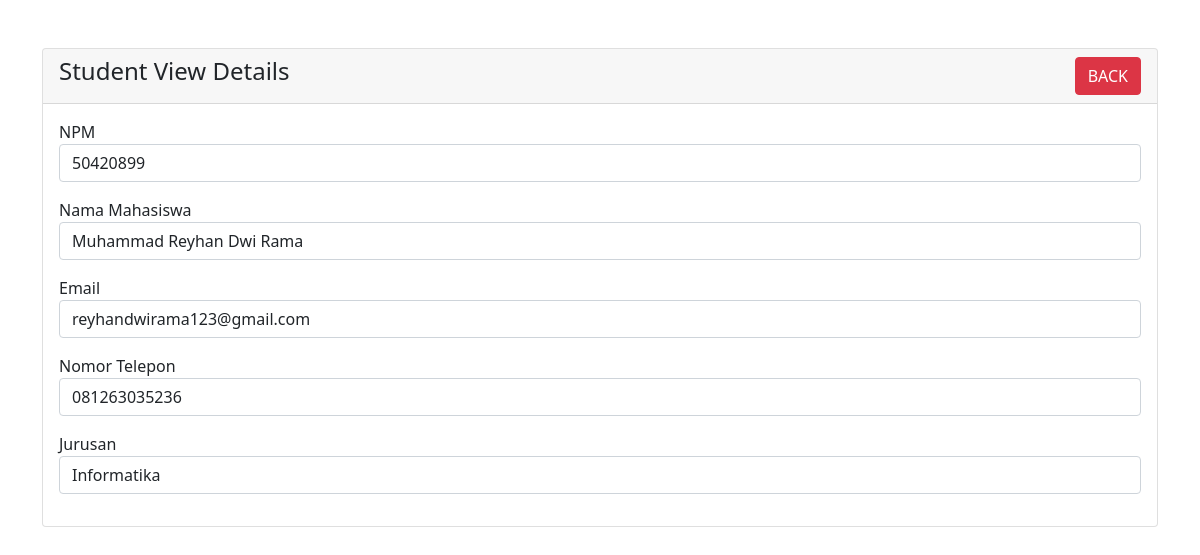
/PWEB_CRUD/student_view.php?npm=50420899, run on the app's committed database.
### tables this page shows
CREATE TABLE `mahasiswa` (
  `npm` int(11) NOT NULL,
  `nama` varchar(30) NOT NULL,
  `email` varchar(30) NOT NULL,
  `notelp` varchar(13) NOT NULL,
  `jurusan` varchar(50) NOT NULL
);

### PWEB_CRUD/student_view.php (the view, shortened to what this page needs)
<?php
require 'dbcon.php';
?>
<!doctype html>
<html lang="en">
  <head>
    <link href="https://cdn.jsdelivr.net/npm/bootstrap@5.1.3/dist/css/bootstrap.min.css" rel="stylesheet">
</head>
<body>
    <div class="container mt-5">
        <div class="row">
            <div class="col-md-12">
                <div class="card">
                    <div class="card-header">
                        <h4>Student View Details
                            <a href="index.php" class="btn btn-danger float-end">BACK</a>
                        </h4>
                    </div>
                    <div class="card-body">
                        <?php
                        if(isset($_GET['npm']))
                        {
                            $mhs_npm = mysqli_real_escape_string($con, $_GET['npm']);
                            $query = "SELECT * FROM mahasiswa WHERE npm='$mhs_npm' ";
                            $query_run = mysqli_query($con, $query);
                            if(mysqli_num_rows($query_run) > 0)
                            {
                                $mhs = mysqli_fetch_array($query_run);
                                ?>
                                    <div class="mb-3">
                                        <label>NPM</label>
                                        <p class="form-control">
                                            <?=$mhs['npm'];?>
                                        </p>
                                    <div class="mb-3">
                                        <label>Nama Mahasiswa</label>
                                        <p class="form-control">
                                            <?=$mhs['nama'];?>
                                        </p>
                                    </div>
                                    <div class="mb-3">
                                        <label>Email</label>
                                        <p class="form-control">
                                            <?=$mhs['email'];?>
                                        </p>
                                    </div>
                                    <div class="mb-3">
                                        <label>Nomor Telepon</label>
                                        <p class="form-control">
                                            <?=$mhs['notelp'];?>
                                        </p>
                                    </div>
                                    <div class="mb-3">
                                        <label>Jurusan</label>
                                        <p class="form-control">
                                            <?=$mhs['jurusan'];?>
                                        </p>
                                    </div>
                                <?php
                            }
                            else
                            {
                                echo "<h4>No Such NPM Found</h4>";
                            }
                        }
                        ?>
                    </div>
                </div>
            </div>
        </div>
    </div>
</body>
</html>

### data on the page
mahasiswa: npm "50420899", nama "Muhammad Reyhan Dwi Rama", email "reyhandwirama123@gmail.com", notelp "081263035236", jurusan "Informatika"
